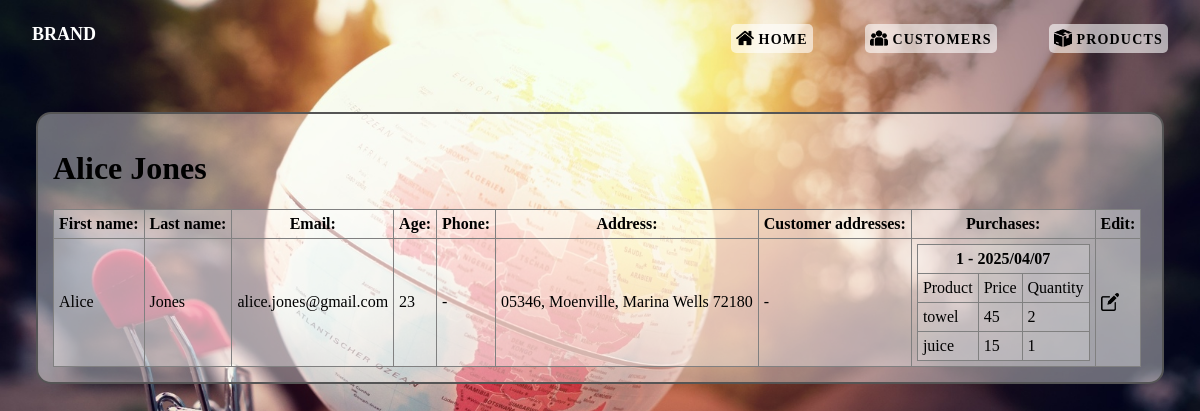
/shopping/customers/1, run on the app's committed database.
### shopping/models.py (models this page shows, shortened)
class Customer(models.Model):
    first_name = models.CharField(max_length=200)
    last_name = models.CharField(max_length=200)
    email = models.EmailField(max_length=200, unique=True)
    age = models.IntegerField()
    phone_number = models.CharField(max_length=200, blank=True, null=True)
    def __str__(self):
        return f"{self.first_name} {self.last_name}"

class HomeAddress(models.Model):
    city = models.CharField(max_length=50)
    zip_code = models.CharField(max_length=10)
    street = models.CharField(max_length=50)
    house_number = models.CharField(max_length=4)
    customer = models.OneToOneField(Customer, on_delete=models.CASCADE, related_name="address")
    def __str__(self):
        return f"{self.zip_code}, {self.city}, {self.street} {self.house_number}"
    class Meta:
        verbose_name = "Home address"
        verbose_name_plural = "Home addresses"

class Purchase(models.Model):
    purchase_date = models.DateField()
    customer = models.ForeignKey(Customer, on_delete=models.PROTECT, related_name='purchases')
    products = models.ManyToManyField(Product, through='PurchaseItem')
    class Meta:
        ordering = ["purchase_date"]

class PurchaseItem(models.Model):
    quantity = models.IntegerField()
    product = models.ForeignKey(Product, on_delete=models.PROTECT)
    purchase = models.ForeignKey(Purchase, on_delete=models.PROTECT, related_name='items')

class Product(models.Model):
    product_name = models.CharField(max_length=200)
    price = models.IntegerField()
    expiry_dte = models.DateField(blank=True, null=True)
    is_discounted = models.BooleanField(default=False)
    storage_quantity = models.IntegerField(default=0)
    created = models.DateTimeField(auto_now_add=True, blank=True, null=True)
    last_modified = models.DateTimeField(auto_now=True, blank=True, null=True)
    product_image = models.ImageField(upload_to='products/', blank=True, null=True)

### shopping/views.py (the view)
# urls.py: path("customers/<int:customer_id>", views.get_customer_details, name="customer_details"),
def get_customer_details(request, customer_id):
    try:
        customer = Customer.objects.get(id=customer_id)
    except Customer.DoesNotExist:
        return HttpResponse("No customer found!", status=404)
    context = {'customer': customer}
    return render(request, 'shopping/customer_details.html', context)

### shopping/templates/shopping/customer_details.html (shortened to what this page needs)
{% load static %}
<!DOCTYPE html>
<html lang="en">
    <head>
        <link rel="stylesheet" type="text/css" href="{% static 'css/master.css' %}">
    </head>
    <body>
        {% include "shopping/header.html" %}
        <main>
            <h1>{{ customer }}</h1>
            <table class="customers">
                <tr>
                    <th>First name:</th>
                    <th>Last name:</th>
                    <th>Email:</th>
                    <th>Age:</th>
                    <th>Phone:</th>
                    <th>Address:</th>
                    <th>Customer addresses:</th>
                    <th>Purchases:</th>
                    <th>Edit:</th>
                </tr>
                <tr>
                    <td> {{ customer.first_name }}</td>
                    <td> {{ customer.last_name }} </td>
                    <td> {{ customer.email }} </td>
                    <td> {{ customer.age }} </td>
                    <td> {% if customer.phone_number %} {{ customer.phone_number }} {% else %} - {% endif %}</td>
                    <td> {% if customer.address %} {{ customer.address }} {% else %} - {% endif %} </td>
                    <td>
                    {% if customer.customer_addresses.all %}
                        <ul>
                        {% for customer_address in customer.customer_addresses.all %}
                            {% if customer.address %}
                                <li>Country: {{ customer.address.country }} </li>
                                <li>Zip code: {{ customer.address.zip_code }} </li>
                                <li>City: {{ customer.address.city }} </li>
                                <li>Street: {{ customer.address.street }} </li>
                                <li>House number: {{ customer.address.house_number }} </li>
                            {% else %}
                                -
                            {% endif %}
                        {% endfor %}
                        </ul>
                        <hr>
                    {% else %}
                        -
                    {% endif %}
                    </td>
                    <td>
                    {% if customer.purchases.all %}
                        <table>
                        {% for purchase in customer.purchases.all %} {% comment "" %} |dictsort:"purchase_date" - orders the data {% endcomment %}
                            <tr>
                                <th colspan=3>{{ forloop.counter }} - {{ purchase.purchase_date|date:"Y/m/d" }}</th>
                                {% if purchase.items.all %}
                                    <tr>
                                        <td>Product</td>
                                        <td>Price</td>
                                        <td>Quantity</td>
                                    </tr>
                                    {% for item in purchase.items.all %}
                                    <tr>
                                        <td>{{ item.product.product_name }}</td>
                                        <td>{{ item.product.price }}</td>
                                        <td>{{ item.quantity }}</td>
                                    </tr>
                                    {% endfor %}
                                {% else %}
                                    -
                                {% endif %}
                            {% endfor %}
                            </tr>
                        </table>
                    {% else %}
                        -
                    {% endif %}
                    </td>
                    <td><a href="{% url 'customer_update' customer_id=customer.id %}"><img class="icon" src={% static "images/edit.png" %} alt="edit"></a></td>
                </tr>
            </table>
        </main>
    </body>
</html>

### shopping/static/css/master.css (style rules this page uses)
* { box-sizing: border-box; }
html { margin: 0; padding: 0; width: 100%; height: 100vh; }
body { margin: 0; padding: 0; width: 100%; height: 100vh; font-family: Poppins; font-weight: 400; background: url(../images/shopping.jpg); background-position: center; background-size: cover; background-repeat: no-repeat; background-attachment: fixed; }
nav .icon, .icon { width: 18px; height: 18px; color: #fff; margin-bottom: -3px; }
main { margin: 8% 3%; padding: 15px; background-color: rgba(255,255,255,0.4); border: 2px solid #555; border-radius: 15px; }
.customers, .customers th, .customers td, .product, .product th, .product td { border: 1px solid grey; border-collapse: collapse; padding: 5px; background-color: rgba(255,255,255,0.2); }
.customers table, .product table { border-collapse: collapse; }

### data on the page
Customer: first_name+last_name "Alice Jones", first_name "Alice", last_name "Jones", email "alice.jones@gmail.com", age "23", address "05346, Moenville, Marina Wells 72180"
Purchase: purchase_date "2025/04/07"
PurchaseItem: product.product_name "towel", product.price "45", quantity "2"
PurchaseItem: product.product_name "juice", product.price "15", quantity "1"
